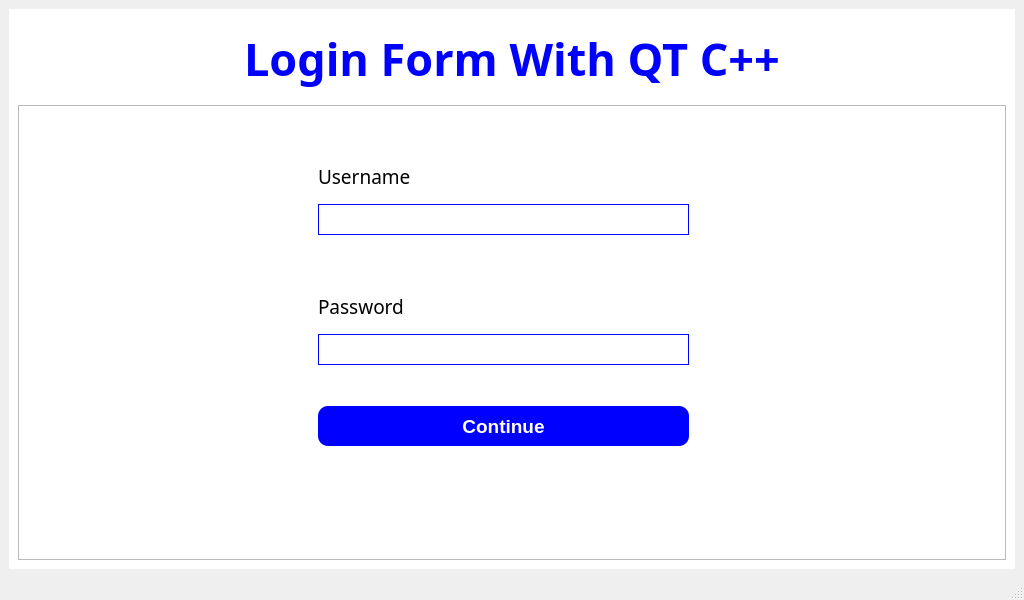
<?xml version="1.0" encoding="UTF-8"?>
<ui version="4.0">
 <class>MainWindow</class>
 <widget class="QMainWindow" name="MainWindow">
  <property name="geometry">
   <rect>
    <x>0</x>
    <y>0</y>
    <width>1024</width>
    <height>600</height>
   </rect>
  </property>
  <property name="windowTitle">
   <string>MainWindow</string>
  </property>
  <property name="styleSheet">
   <string notr="true">#widget{
 background-color: white;
}
#continueBtn{
border-radius: 10px;
font-weight: bold;
}
#pwdField, #unameField{
border:1px solid blue;
}

#continueBtn::hover{
color: blue;
background-color: transparent;
border: 1px solid blue;
border-radius: 10px;
}</string>
  </property>
  <widget class="QWidget" name="centralwidget">
   <layout class="QVBoxLayout" name="verticalLayout">
    <item>
     <widget class="QWidget" name="widget" native="true">
      <property name="font">
       <font>
        <bold>true</bold>
       </font>
      </property>
      <property name="styleSheet">
       <string notr="true"/>
      </property>
      <layout class="QVBoxLayout" name="verticalLayout_2">
       <item alignment="Qt::AlignTop">
        <widget class="QFrame" name="frame">
         <property name="baseSize">
          <size>
           <width>0</width>
           <height>200</height>
          </size>
         </property>
         <property name="styleSheet">
          <string notr="true">border:none;</string>
         </property>
         <property name="frameShape">
          <enum>QFrame::StyledPanel</enum>
         </property>
         <property name="frameShadow">
          <enum>QFrame::Raised</enum>
         </property>
         <layout class="QHBoxLayout" name="horizontalLayout">
          <item alignment="Qt::AlignHCenter">
           <widget class="QLabel" name="title">
            <property name="font">
             <font>
              <family>Monaco</family>
              <pointsize>34</pointsize>
              <bold>true</bold>
             </font>
            </property>
            <property name="styleSheet">
             <string notr="true">color:blue;</string>
            </property>
            <property name="text">
             <string>Login Form With QT C++</string>
            </property>
           </widget>
          </item>
         </layout>
        </widget>
       </item>
       <item>
        <widget class="QFrame" name="frame_2">
         <property name="sizePolicy">
          <sizepolicy hsizetype="Preferred" vsizetype="Expanding">
           <horstretch>0</horstretch>
           <verstretch>0</verstretch>
          </sizepolicy>
         </property>
         <property name="styleSheet">
          <string notr="true"/>
         </property>
         <property name="frameShape">
          <enum>QFrame::StyledPanel</enum>
         </property>
         <property name="frameShadow">
          <enum>QFrame::Raised</enum>
         </property>
         <widget class="QWidget" name="verticalLayoutWidget">
          <property name="geometry">
           <rect>
            <x>300</x>
            <y>50</y>
            <width>371</width>
            <height>80</height>
           </rect>
          </property>
          <layout class="QVBoxLayout" name="verticalLayout_3">
           <item>
            <widget class="QLabel" name="unameLabel">
             <property name="font">
              <font>
               <family>Source Code Pro</family>
               <pointsize>14</pointsize>
              </font>
             </property>
             <property name="text">
              <string>Username</string>
             </property>
            </widget>
           </item>
           <item>
            <widget class="QLineEdit" name="unameField">
             <property name="font">
              <font>
               <family>Source Code Pro</family>
               <pointsize>14</pointsize>
              </font>
             </property>
            </widget>
           </item>
          </layout>
         </widget>
         <widget class="QWidget" name="verticalLayoutWidget_2">
          <property name="geometry">
           <rect>
            <x>300</x>
            <y>180</y>
            <width>371</width>
            <height>80</height>
           </rect>
          </property>
          <layout class="QVBoxLayout" name="verticalLayout_4">
           <item>
            <widget class="QLabel" name="pwdLabel">
             <property name="font">
              <font>
               <family>Source Code Pro</family>
               <pointsize>14</pointsize>
              </font>
             </property>
             <property name="text">
              <string>Password</string>
             </property>
            </widget>
           </item>
           <item>
            <widget class="QLineEdit" name="pwdField">
             <property name="font">
              <font>
               <family>Source Code Pro</family>
               <pointsize>14</pointsize>
              </font>
             </property>
            </widget>
           </item>
          </layout>
         </widget>
         <widget class="QWidget" name="horizontalLayoutWidget">
          <property name="geometry">
           <rect>
            <x>300</x>
            <y>280</y>
            <width>371</width>
            <height>61</height>
           </rect>
          </property>
          <layout class="QHBoxLayout" name="horizontalLayout_2">
           <property name="spacing">
            <number>0</number>
           </property>
           <item alignment="Qt::AlignBottom">
            <widget class="QPushButton" name="continueBtn">
             <property name="sizePolicy">
              <sizepolicy hsizetype="Minimum" vsizetype="Expanding">
               <horstretch>0</horstretch>
               <verstretch>0</verstretch>
              </sizepolicy>
             </property>
             <property name="minimumSize">
              <size>
               <width>0</width>
               <height>40</height>
              </size>
             </property>
             <property name="font">
              <font>
               <pointsize>14</pointsize>
               <bold>true</bold>
              </font>
             </property>
             <property name="styleSheet">
              <string notr="true">background-color:blue;
color:white;
font-size:14;</string>
             </property>
             <property name="text">
              <string>Continue</string>
             </property>
            </widget>
           </item>
          </layout>
         </widget>
        </widget>
       </item>
      </layout>
     </widget>
    </item>
   </layout>
  </widget>
  <widget class="QMenuBar" name="menubar">
   <property name="geometry">
    <rect>
     <x>0</x>
     <y>0</y>
     <width>1024</width>
     <height>19</height>
    </rect>
   </property>
  </widget>
  <widget class="QStatusBar" name="statusbar"/>
 </widget>
 <resources/>
 <connections/>
</ui>
